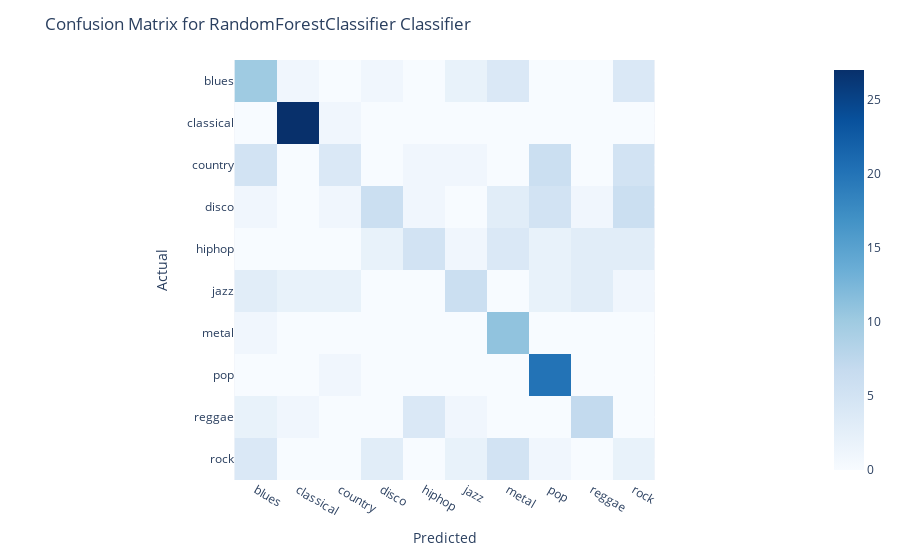

Write notebook code for a chart like this one.
### Code cell
rf_grid_search = grid_search(RandomForestClassifier(random_state=42), params={'n_estimators': [10, 50, 100, 200, 300, 400, 500], 'max_depth': [None, 1, 5, 10, 15, 20]})

### Figure 1 — Plotly figure (JSON) as saved in the notebook; plotly's stock layout.template omitted (floating-point values rounded to 4 significant figures)
{"data": [{"coloraxis": "coloraxis", "hovertemplate": "x: %{x}<br>y: %{y}<br>color: %{z}<extra></extra>", "name": "0", "type": "heatmap", "x": ["blues", "classical", "country", "disco", "hiphop", "jazz", "metal", "pop", "reggae", "rock"], "xaxis": "x", "y": ["blues", "classical", "country", "disco", "hiphop", "jazz", "metal", "pop", "reggae", "rock"], "yaxis": "y", "z": [[10, 1, 0, 1, 0, 2, 4, 0, 0, 4], [0, 27, 1, 0, 0, 0, 0, 0, 0, 0], [5, 0, 4, 0, 1, 1, 0, 6, 0, 5], [1, 0, 1, 6, 1, 0, 3, 5, 1, 6], [0, 0, 0, 2, 5, 1, 4, 2, 3, 3], [3, 2, 2, 0, 0, 6, 0, 2, 3, 1], [1, 0, 0, 0, 0, 0, 11, 0, 0, 0], [0, 0, 1, 0, 0, 0, 0, 20, 0, 0], [2, 1, 0, 0, 4, 1, 0, 0, 7, 0], [4, 0, 0, 3, 0, 2, 5, 1, 0, 2]]}], "layout": {"coloraxis": {"colorscale": [[0, "rgb(247,251,255)"], [0.125, "rgb(222,235,247)"], [0.25, "rgb(198,219,239)"], [0.375, "rgb(158,202,225)"], [0.5, "rgb(107,174,214)"], [0.625, "rgb(66,146,198)"], [0.75, "rgb(33,113,181)"], [0.875, "rgb(8,81,156)"], [1, "rgb(8,48,107)"]]}, "margin": {"t": 60}, "title": {"text": "Confusion Matrix for RandomForestClassifier Classifier"}, "xaxis": {"anchor": "y", "constrain": "domain", "domain": [0, 1], "scaleanchor": "y", "title": {"text": "Predicted"}}, "yaxis": {"anchor": "x", "autorange": "reversed", "constrain": "domain", "domain": [0, 1], "title": {"text": "Actual"}}}}
